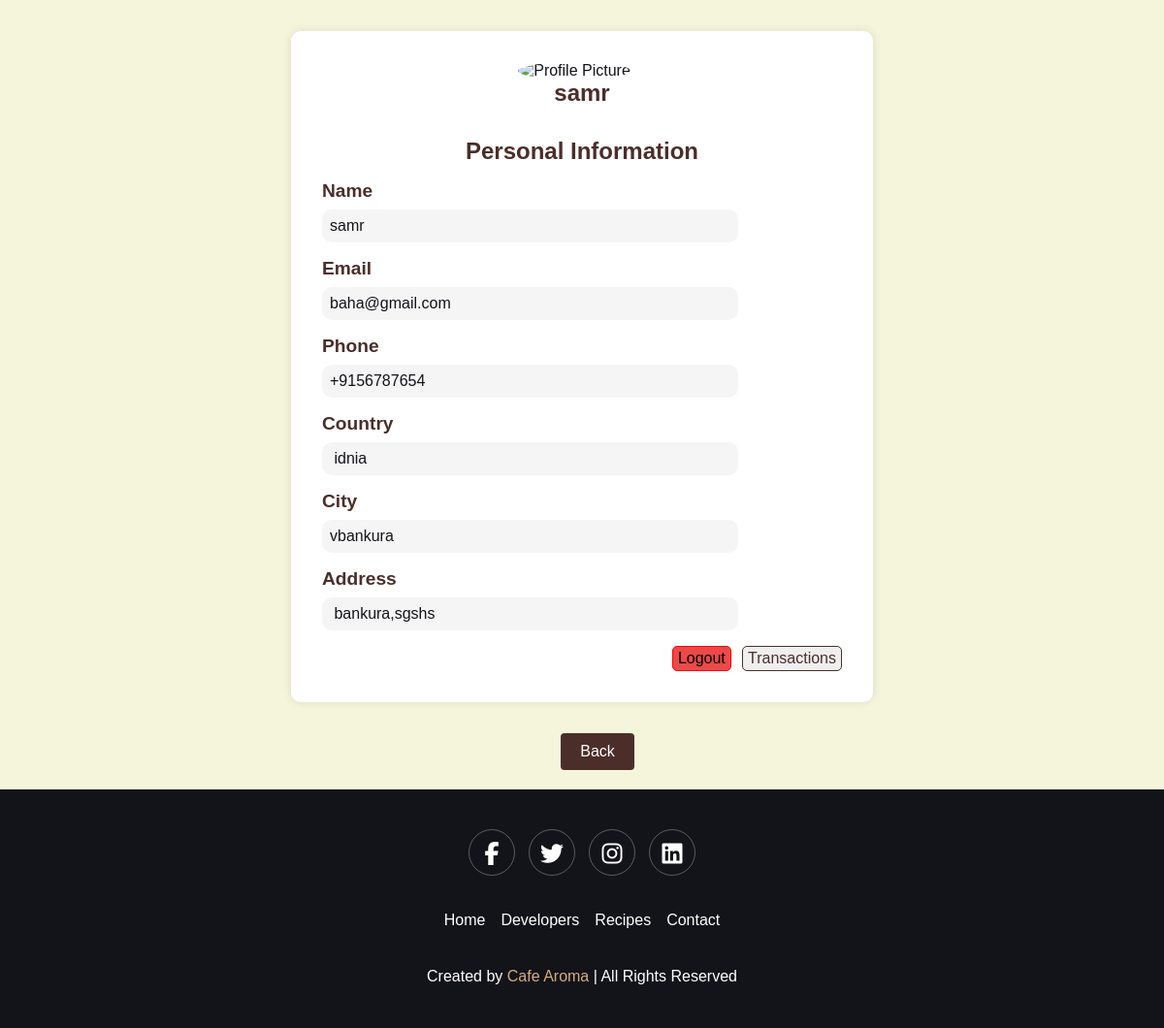
The app's page /cafearoma/profile/ (signed in) with its own data.
### authentication/models.py (models this page shows, shortened)
class Customer(models.Model):
    user = models.OneToOneField(User, null=True, blank=True, on_delete=models.CASCADE, related_name='customer')
    full_name = models.CharField(max_length=255)
    email = models.EmailField(unique=True)
    phone_number = models.CharField(max_length=20)
    address = models.CharField(max_length=255)
    city = models.CharField(max_length=100)
    country = models.CharField(max_length=100)
    password = models.CharField(max_length=255)

### main/views.py (the view)
# urls.py: path('profile/', views.profile, name='profile'),
def profile(request):
    user_id = request.session.get('user_id')
    if 'user_id' not in request.session:
        return redirect('login')
    try:
        customer = Customer.objects.get(id=user_id)
    except Customer.DoesNotExist:
        return redirect('login')
    return render(request, 'html/profile.html', {'customer': customer})

### main/templates/html/profile.html (shortened to what this page needs)
{% load static %}
<!DOCTYPE html>
<html lang="en">
<head>
    <link rel="stylesheet" href="https://cdnjs.cloudflare.com/ajax/libs/font-awesome/6.5.2/css/all.min.css"
 />
    <link rel="stylesheet" href="{% static 'css/profile.css' %}">
</head>
<body>
    <div class="outer">
        <section class="profile" id="profile">
            <div class="part1" style="display: flex; flex-direction: column;">
                <div class="pfp-image">
                    <img src="https://www.w3schools.com/howto/img_avatar.png" alt="Profile Picture" />
                </div>
                <div class="name">
                    <h2>{{ customer.full_name }}</h2>
                </div>
            </div>
            <div class="info">
                <h2>Personal Information</h2>
                <div class="edit-info">
                    <div class="field">
                        <h3>Name</h3>
                        <input type="text" id="name" value="{{ customer.full_name }}" readonly>
                    </div>
                    <div class="field">
                        <h3>Email</h3>
                        <input type="text" id="email" value="{{ customer.email }}" readonly>
                    </div>
                    <div class="field">
                        <h3>Phone</h3>
                        <input type="text" id="phone" value="+91{{ customer.phone_number }}" readonly>
                    </div>
                    <div class="field">
                        <h3>Country</h3>
                        <input type="text" id="country" value=" {{ customer.country }}" readonly>
                    </div>
                    <div class="field">
                        <h3>City</h3>
                        <input type="text" id="city" value="{{ customer.city }}" readonly>
                    </div>
                    <div class="field">
                        <h3>Address</h3>
                        <input type="text" id="city" value=" {{ customer.address }}" readonly>
                    </div>
                    <div class="buttons">
                        <a href="{% url 'logout' %}"><button  class="logout-btn">Logout</button></a>
                        <a href="{% url 'user_transactions' %}"><button>Transactions</button></a>
                    </div>
                </div>
            </div>
        </section>
        <div class="back-link">
            <a class="backNav" href="{%url 'index'%}">Back</a>
        </div>
        <div class="footer">
            <div class="share">
                <a href="#" class="fab fa-facebook-f"></a>
                <a href="#" class="fab fa-twitter"></a>
                <a href="#" class="fab fa-instagram"></a>
                <a href="#" class="fab fa-linkedin"></a>
            </div>
            <div class="links">
                <a href="{% url 'index' %}">Home</a>
                <a href="{% url 'devpage' %}">Developers</a>
                <a href="{% url 'recipe' %}">Recipes</a>
                <a href="{% url 'contact' %}">Contact</a>
              </div>
            <div class="credit">
                Created by <span>Cafe Aroma</span> | All Rights Reserved
            </div>
        </div>
    </div>
</body>
</html>

### main/static/css/profile.css (style rules this page uses)
:root { --main-color: #d3ad7f; --black: #13131a; --bg: #F5F5DC; --navbg: #4B2E2A; --text-color: #fff; --border: .1rem solid rgba(255, 255, 255, .3); }
* { margin: 0; padding: 0; box-sizing: border-box; font-family: Arial, sans-serif; }
body { background-color: var(--bg); }
.outer { color: var(--black); margin: 0; display: flex; flex-direction: column; align-items: center; justify-content: center; }
.back-link { display: flex; align-items: center; justify-content: center; }
.backNav { margin-left: 2rem; display: inline-block; padding: 10px 20px; background-color: #4B2E2A; color: #fff; text-decoration: none; border-radius: 4px; text-align: center; margin-bottom: 20px; }
.profile { background: #fff; padding: 2rem; border-radius: 10px; box-shadow: 0 0 10px rgba(0, 0, 0, 0.1); width: 90%; max-width: 600px; margin: 2rem 0; }
.profile .part1 { display: flex; align-items: center; justify-content: center; margin-bottom: 2rem; text-align: center; }
.profile .pfp-image img { height: 100px; width: 100px; border-radius: 50%; margin-right: 1rem; }
.profile .name h2 { font-size: 1.5rem; color: var(--navbg); }
.profile .info { margin-top: 2rem; }
.profile .info h2 { text-align: center; margin-bottom: 1rem; color: var(--navbg); }
.profile .edit-info { display: flex; flex-direction: column; gap: 1rem; }
.profile .edit-info .field h3 { font-size: 1.2rem; color: var(--navbg); margin-bottom: 0.5rem; }
.profile .edit-info .field input { width: 80%; font-size: 1rem; padding: 0.5rem; border: none; border-radius: 10px; background-color: whitesmoke; color: var(--black); cursor: default; outline: none; }
.profile .edit-info .buttons { display: flex; justify-content: end; gap: 0.7rem; }
.profile .edit-info .buttons button { padding-left: 5px; padding-right: 5px; padding-top: 3px; padding-bottom: 3px; border-radius: 5px; border: 0.5px solid var(--navbg); color: var(--navbg); font-size: 1rem; cursor: pointer; }
.profile .edit-info .buttons .logout-btn { padding-left: 5px; padding-right: 5px; padding-top: 3px; padding-bottom: 3px; border-radius: 5px; border: 0.5px solid red; color: black; font-size: 1rem; background-color: rgb(236, 73, 73); font-weight: 540; }
.footer { background: var(--black); text-align: center; padding: 20px; width: 100%; }
.footer .share { padding: 1rem 0; }
.footer .share a { height: 3rem; width: 3rem; line-height: 3rem; font-size: 1.5rem; color: #fff; border: var(--border); margin: 0.3rem; border-radius: 50%; display: inline-block; text-decoration: none; }
.footer .links { display: flex; justify-content: center; flex-wrap: wrap; padding: 1rem 0; gap: 1rem; }
.footer .links a { color: #fff; font-size: 1rem; text-decoration: none; }
.footer .credit { font-size: 1rem; color: #fff; padding: 1.5rem 0; }
.footer .credit span { color: var(--main-color); }

### records on screen
Customer: full_name "samr", email "baha@gmail.com", phone_number "+9156787654", country "idnia", city "vbankura", address "bankura,sgshs"
